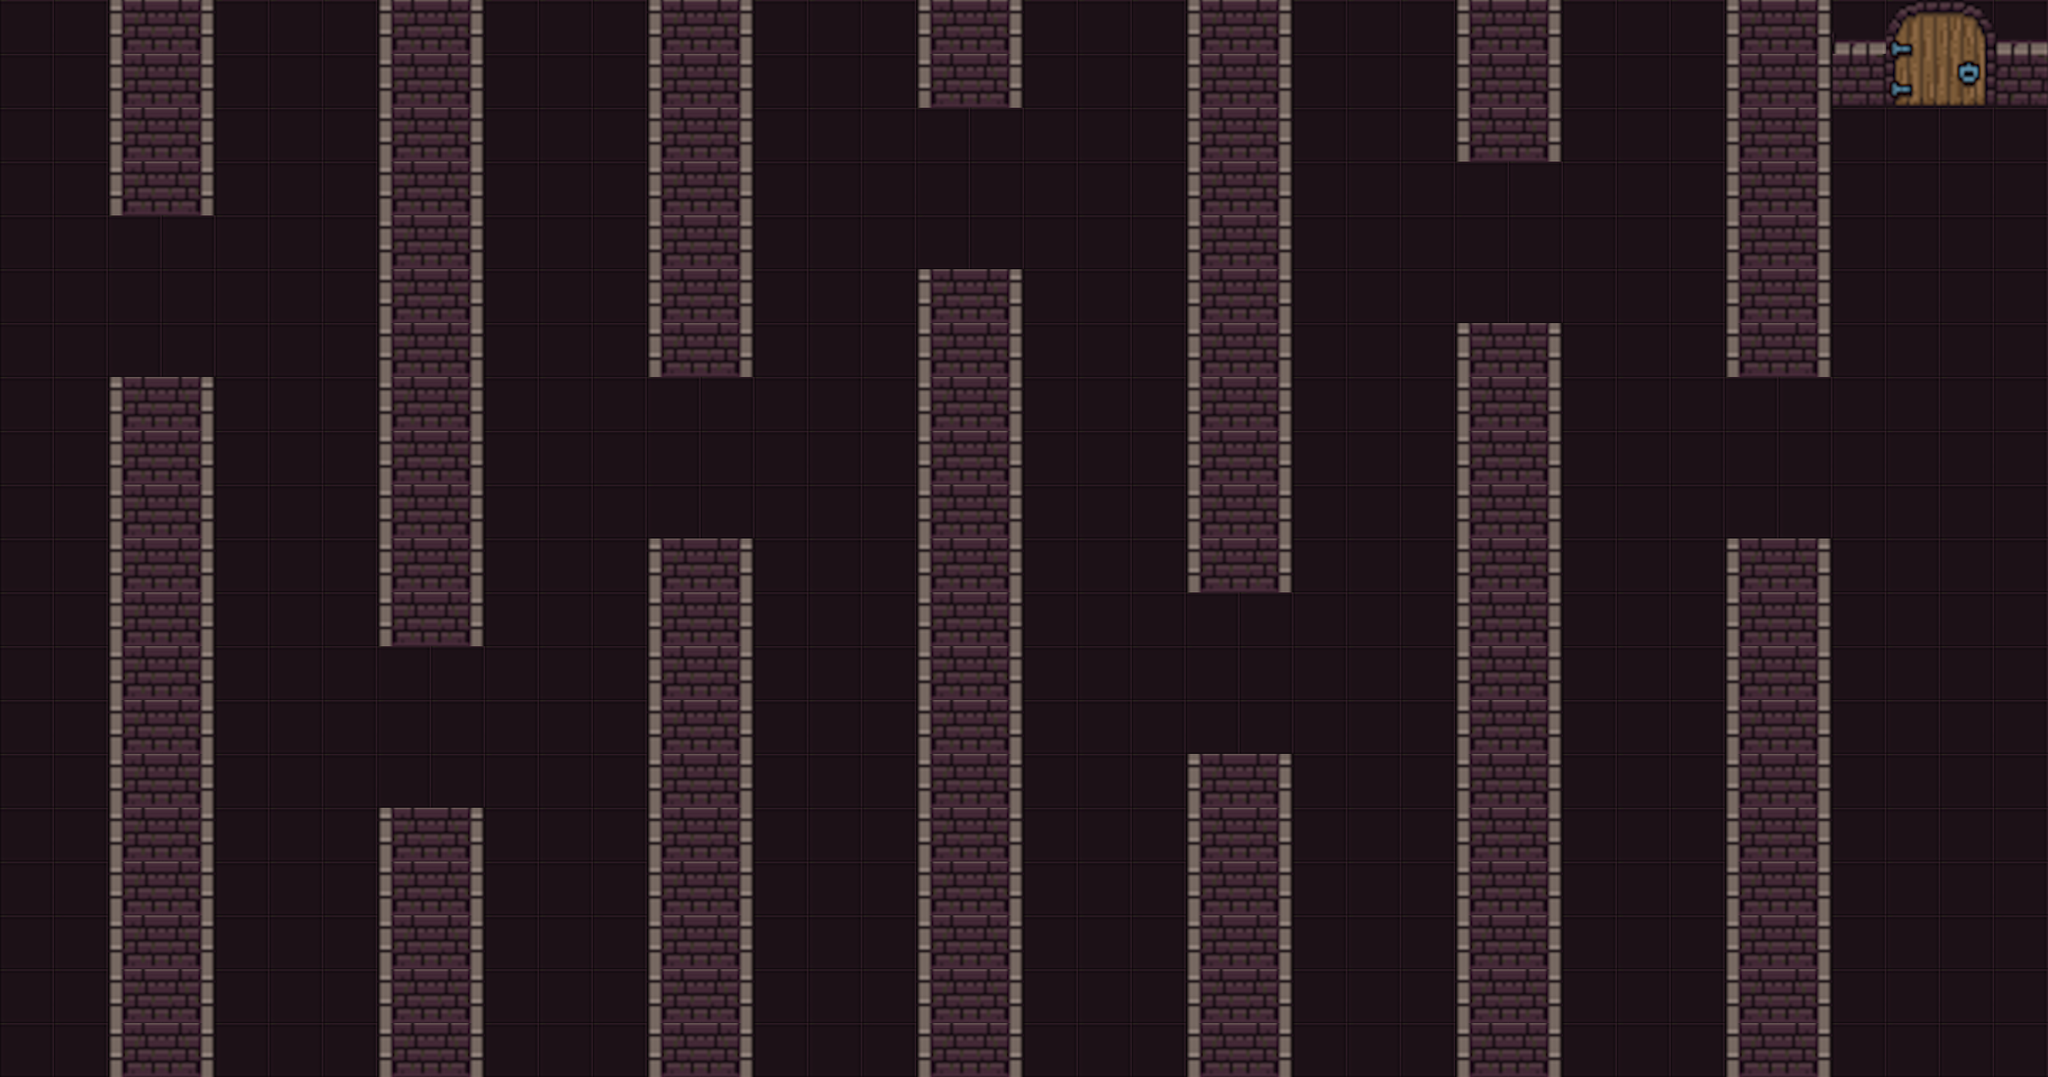

Rendered tile map (Tiled .tmx) drawn with the repository's tilesets; below, a short description and the map source with its tile grids summarised:
An orthogonal 38x20 tile map with 64x64 px tiles, 3 tile layers (floor, obstacle, item), 5 tilesets and 12 objects (start, love1, love2, love3, key, ...).

<map version="1.9" tiledversion="1.9.2" orientation="orthogonal" renderorder="right-down" width="38" height="20" tilewidth="64" tileheight="64" infinite="0" nextlayerid="5" nextobjectid="31">
 <editorsettings>
  <export target="Trap3.tmj" format="json" />
 </editorsettings>
 <tileset firstgid="1" name="mm" tilewidth="64" tileheight="64" tilecount="1064" columns="8">
  <image source="mm.png" width="512" height="8512" />
 </tileset>
 <tileset firstgid="1065" name="wall64px" tilewidth="64" tileheight="64" tilecount="256" columns="16">
  <image source="wall64px.png" width="1024" height="1024" />
 </tileset>
 <tileset firstgid="1321" name="key" tilewidth="64" tileheight="64" tilecount="1" columns="1">
  <image source="key.png" width="64" height="64" />
 </tileset>
 <tileset firstgid="1322" name="love" tilewidth="80" tileheight="51" tilecount="0" columns="0">
  <image source="love.png" width="46" height="46" />
 </tileset>
 <tileset firstgid="1322" name="food" tilewidth="64" tileheight="64" tilecount="0" columns="0">
  <image source="food.png" width="50" height="30" />
 </tileset>
 <layer id="1" name="floor" width="38" height="20">
  <data>[760 cells, 760 non-empty, 1 distinct tile ids]</data>
 </layer>
 <layer id="2" name="obstacle" width="38" height="20">
  <data>[760 cells, 238 non-empty, 2 distinct tile ids]</data>
 </layer>
 <layer id="3" name="item" width="38" height="20">
  <data>[760 cells, 8 non-empty, 7 distinct tile ids]</data>
 </layer>
 <objectgroup id="4" name="objectLayer">
  <object id="11" name="start" x="66.1073" y="66.1073">
   <point />
  </object>
  <object id="13" name="love1" x="673.701" y="118.654">
   <point />
  </object>
  <object id="16" name="love2" x="993.642" y="936.421">
   <point />
  </object>
  <object id="20" name="love3" x="2276.09" y="1071.94">
   <point />
  </object>
  <object id="21" name="key" x="1953.33" y="847.145">
   <point />
  </object>
  <object id="22" name="corn1" x="216.935" y="361.891">
   <point />
  </object>
  <object id="24" name="corn2" x="475.23" y="877.813">
   <point />
  </object>
  <object id="25" name="corn3" x="859.964" y="555.479">
   <point />
  </object>
  <object id="27" name="corn4" x="1124.67" y="235.907">
   <point />
  </object>
  <object id="28" name="corn5" x="1503.22" y="807.845">
   <point />
  </object>
  <object id="29" name="corn6" x="1759.7" y="293.513">
   <point />
  </object>
  <object id="30" name="corn7" x="2146.48" y="552.736">
   <point />
  </object>
 </objectgroup>
</map>
